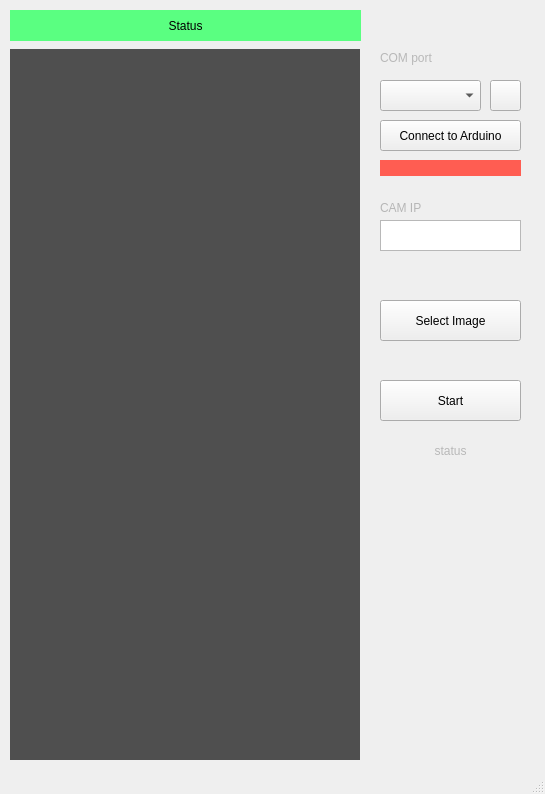
<?xml version="1.0" encoding="UTF-8"?>
<ui version="4.0">
 <class>MainWindow</class>
 <widget class="QMainWindow" name="MainWindow">
  <property name="geometry">
   <rect>
    <x>0</x>
    <y>0</y>
    <width>545</width>
    <height>794</height>
   </rect>
  </property>
  <property name="windowTitle">
   <string>MainWindow</string>
  </property>
  <property name="styleSheet">
   <string notr="true">QProgressBar:horizontal {
    border: 1px solid #3A3939;
    text-align: center;
    padding: 1px;
    background: #201F1F;
}
QProgressBar::chunk:horizontal {
    background-color: qlineargradient(spread:reflect, x1:1, y1:0.545, x2:1, y2:0, stop:0 rgba(28, 66, 111, 255), stop:1 rgba(37, 87, 146, 255));
}

QToolTip
{
    border: 1px solid #3A3939;
    background-color: rgb(90, 102, 117);;
    color: white;
    padding: 1px;
    opacity: 200;
}

QWidget
{
    color: silver;
    background-color: #302F2F;
    selection-background-color:#3d8ec9;
    selection-color: black;
    background-clip: border;
    border-image: none;
    outline: 0;
}

QWidget:item:hover
{
    background-color: #78879b;
    color: black;
}

QWidget:item:selected
{
    background-color: #3d8ec9;
}

QCheckBox
{
    spacing: 5px;
    outline: none;
    color: #bbb;
    margin-bottom: 2px;
}

QCheckBox:disabled
{
    color: #777777;
}
QCheckBox::indicator,
QGroupBox::indicator
{
    width: 18px;
    height: 18px;
}
QGroupBox::indicator
{
    margin-left: 2px;
}

QCheckBox::indicator:unchecked,
QCheckBox::indicator:unchecked:hover,
QGroupBox::indicator:unchecked,
QGroupBox::indicator:unchecked:hover
{
    image: url(:/dark_blue/img/checkbox_unchecked.png);
}

QCheckBox::indicator:unchecked:focus,
QCheckBox::indicator:unchecked:pressed,
QGroupBox::indicator:unchecked:focus,
QGroupBox::indicator:unchecked:pressed
{
  border: none;
    image: url(:/dark_blue/img/checkbox_unchecked_focus.png);
}

QCheckBox::indicator:checked,
QCheckBox::indicator:checked:hover,
QGroupBox::indicator:checked,
QGroupBox::indicator:checked:hover
{
    image: url(:/dark_blue/img/checkbox_checked.png);
}

QCheckBox::indicator:checked:focus,
QCheckBox::indicator:checked:pressed,
QGroupBox::indicator:checked:focus,
QGroupBox::indicator:checked:pressed
{
  border: none;
    image: url(:/dark_blue/img/checkbox_checked_focus.png);
}

QCheckBox::indicator:indeterminate,
QCheckBox::indicator:indeterminate:hover,
QCheckBox::indicator:indeterminate:pressed
QGroupBox::indicator:indeterminate,
QGroupBox::indicator:indeterminate:hover,
QGroupBox::indicator:indeterminate:pressed
{
    image: url(:/dark_blue/img/checkbox_indeterminate.png);
}

QCheckBox::indicator:indeterminate:focus,
QGroupBox::indicator:indeterminate:focus
{
    image: url(:/dark_blue/img/checkbox_indeterminate_focus.png);
}

QCheckBox::indicator:checked:disabled,
QGroupBox::indicator:checked:disabled
{
    image: url(:/dark_blue/img/checkbox_checked_disabled.png);
}

QCheckBox::indicator:unchecked:disabled,
QGroupBox::indicator:unchecked:disabled
{
    image: url(:/dark_blue/img/checkbox_unchecked_disabled.png);
}

QRadioButton
{
    spacing: 5px;
    outline: none;
    color: #bbb;
    margin-bottom: 2px;
}

QRadioButton:disabled
{
    color: #777777;
}
QRadioButton::indicator
{
    width: 21px;
    height: 21px;
}

QRadioButton::indicator:unchecked,
QRadioButton::indicator:unchecked:hover
{
    image: url(:/dark_blue/img/radio_unchecked.png);
}

QRadioButton::indicator:unchecked:focus,
QRadioButton::indicator:unchecked:pressed
{
  border: none;
  outline: none;
    image: url(:/dark_blue/img/radio_unchecked_focus.png);
}

QRadioButton::indicator:checked,
QRadioButton::indicator:checked:hover
{
  border: none;
  outline: none;
    image: url(:/dark_blue/img/radio_checked.png);
}

QRadioButton::indicator:checked:focus,
QRadioButton::indicato::menu-arrowr:checked:pressed
{
  border: none;
  outline: none;
    image: url(:/dark_blue/img/radio_checked_focus.png);
}

QRadioButton::indicator:indeterminate,
QRadioButton::indicator:indeterminate:hover,
QRadioButton::indicator:indeterminate:pressed
{
        image: url(:/dark_blue/img/radio_indeterminate.png);
}

QRadioButton::indicator:checked:disabled
{
  outline: none;
  image: url(:/dark_blue/img/radio_checked_disabled.png);
}

QRadioButton::indicator:unchecked:disabled
{
    image: url(:/dark_blue/img/radio_unchecked_disabled.png);
}


QMenuBar
{
    background-color: #302F2F;
    color: silver;
}

QMenuBar::item
{
    background: transparent;
}

QMenuBar::item:selected
{
    background: transparent;
    border: 1px solid #3A3939;
}

QMenuBar::item:pressed
{
    border: 1px solid #3A3939;
    background-color: #3d8ec9;
    color: black;
    margin-bottom:-1px;
    padding-bottom:1px;
}

QMenu
{
    border: 1px solid #3A3939;
    color: silver;
    margin: 1px;
}

QMenu::icon
{
    margin: 1px;
}

QMenu::item
{
    padding: 2px 2px 2px 25px;
    margin-left: 5px;
    border: 1px solid transparent; /* reserve space for selection border */
}

QMenu::item:selected
{
    color: black;
}

QMenu::separator {
    height: 2px;
    background: lightblue;
    margin-left: 10px;
    margin-right: 5px;
}

QMenu::indicator {
    width: 16px;
    height: 16px;
}

/* non-exclusive indicator = check box style indicator
   (see QActionGroup::setExclusive) */
QMenu::indicator:non-exclusive:unchecked {
    image: url(:/dark_blue/img/checkbox_unchecked.png);
}

QMenu::indicator:non-exclusive:unchecked:selected {
    image: url(:/dark_blue/img/checkbox_unchecked_disabled.png);
}

QMenu::indicator:non-exclusive:checked {
    image: url(:/dark_blue/img/checkbox_checked.png);
}

QMenu::indicator:non-exclusive:checked:selected {
    image: url(:/dark_blue/img/checkbox_checked_disabled.png);
}

/* exclusive indicator = radio button style indicator (see QActionGroup::setExclusive) */
QMenu::indicator:exclusive:unchecked {
    image: url(:/dark_blue/img/radio_unchecked.png);
}

QMenu::indicator:exclusive:unchecked:selected {
    image: url(:/dark_blue/img/radio_unchecked_disabled.png);
}

QMenu::indicator:exclusive:checked {
    image: url(:/dark_blue/img/radio_checked.png);
}

QMenu::indicator:exclusive:checked:selected {
    image: url(:/dark_blue/img/radio_checked_disabled.png);
}

QMenu::right-arrow {
    margin: 5px;
    image: url(:/dark_blue/img/right_arrow.png)
}


QWidget:disabled
{
    color: #808080;
    background-color: #302F2F;
}

QAbstractItemView
{
    alternate-background-color: #3A3939;
    color: silver;
    border: 1px solid 3A3939;
    border-radius: 2px;
    padding: 1px;
}

QWidget:focus, QMenuBar:focus
{
    border: 1px solid #78879b;
}

QTabWidget:focus, QCheckBox:focus, QRadioButton:focus, QSlider:focus
{
    border: none;
}

QLineEdit
{
    background-color: #201F1F;
    padding: 2px;
    border-style: solid;
    border: 1px solid #3A3939;
    border-radius: 2px;
    color: silver;
}

QGroupBox {
    border:1px solid #3A3939;
    border-radius: 2px;
    margin-top: 20px;
    background-color: #302F2F;
    color: silver;
}

QGroupBox::title {
    subcontrol-origin: margin;
    subcontrol-position: top center;
    padding-left: 10px;
    padding-right: 10px;
    padding-top: 10px;
}

QAbstractScrollArea
{
    border-radius: 2px;
    border: 1px solid #3A3939;
    background-color: transparent;
}

QScrollBar:horizontal
{
    height: 15px;
    margin: 3px 15px 3px 15px;
    border: 1px transparent #2A2929;
    border-radius: 4px;
    background-color: #2A2929;
}

QScrollBar::handle:horizontal
{
    background-color: #605F5F;
    min-width: 5px;
    border-radius: 4px;
}

QScrollBar::add-line:horizontal
{
    margin: 0px 3px 0px 3px;
    border-image: url(:/dark_blue/img/right_arrow_disabled.png);
    width: 10px;
    height: 10px;
    subcontrol-position: right;
    subcontrol-origin: margin;
}

QScrollBar::sub-line:horizontal
{
    margin: 0px 3px 0px 3px;
    border-image: url(:/dark_blue/img/left_arrow_disabled.png);
    height: 10px;
    width: 10px;
    subcontrol-position: left;
    subcontrol-origin: margin;
}

QScrollBar::add-line:horizontal:hover,QScrollBar::add-line:horizontal:on
{
    border-image: url(:/dark_blue/img/right_arrow.png);
    height: 10px;
    width: 10px;
    subcontrol-position: right;
    subcontrol-origin: margin;
}


QScrollBar::sub-line:horizontal:hover, QScrollBar::sub-line:horizontal:on
{
    border-image: url(:/dark_blue/img/left_arrow.png);
    height: 10px;
    width: 10px;
    subcontrol-position: left;
    subcontrol-origin: margin;
}

QScrollBar::up-arrow:horizontal, QScrollBar::down-arrow:horizontal
{
    background: none;
}


QScrollBar::add-page:horizontal, QScrollBar::sub-page:horizontal
{
    background: none;
}

QScrollBar:vertical
{
    background-color: #2A2929;
    width: 15px;
    margin: 15px 3px 15px 3px;
    border: 1px transparent #2A2929;
    border-radius: 4px;
}

QScrollBar::handle:vertical
{
    background-color: #605F5F;
    min-height: 5px;
    border-radius: 4px;
}

QScrollBar::sub-line:vertical
{
    margin: 3px 0px 3px 0px;
    border-image: url(:/dark_blue/img/up_arrow_disabled.png);
    height: 10px;
    width: 10px;
    subcontrol-position: top;
    subcontrol-origin: margin;
}

QScrollBar::add-line:vertical
{
    margin: 3px 0px 3px 0px;
    border-image: url(:/dark_blue/img/down_arrow_disabled.png);
    height: 10px;
    width: 10px;
    subcontrol-position: bottom;
    subcontrol-origin: margin;
}

QScrollBar::sub-line:vertical:hover,QScrollBar::sub-line:vertical:on
{

    border-image: url(:/dark_blue/img/up_arrow.png);
    height: 10px;
    width: 10px;
    subcontrol-position: top;
    subcontrol-origin: margin;
}


QScrollBar::add-line:vertical:hover, QScrollBar::add-line:vertical:on
{
    border-image: url(:/dark_blue/img/down_arrow.png);
    height: 10px;
    width: 10px;
    subcontrol-position: bottom;
    subcontrol-origin: margin;
}

QScrollBar::up-arrow:vertical, QScrollBar::down-arrow:vertical
{
    background: none;
}


QScrollBar::add-page:vertical, QScrollBar::sub-page:vertical
{
    background: none;
}

QTextEdit
{
    background-color: #201F1F;
    color: silver;
    border: 1px solid #3A3939;
}

QPlainTextEdit
{
    background-color: #201F1F;;
    color: silver;
    border-radius: 2px;
    border: 1px solid #3A3939;
}

QHeaderView::section
{
    background-color: #3A3939;
    color: silver;
    padding-left: 4px;
    border: 1px solid #6c6c6c;
}

QSizeGrip {
    image: url(:/dark_blue/img/sizegrip.png);
    width: 12px;
    height: 12px;
}

QMainWindow
{
    background-color: #302F2F;

}

QMainWindow::separator
{
    background-color: #302F2F;
    color: white;
    padding-left: 4px;
    spacing: 2px;
    border: 1px dashed #3A3939;
}

QMainWindow::separator:hover
{

    background-color: #787876;
    color: white;
    padding-left: 4px;
    border: 1px solid #3A3939;
    spacing: 2px;
}


QMenu::separator
{
    height: 1px;
    background-color: #3A3939;
    color: white;
    padding-left: 4px;
    margin-left: 10px;
    margin-right: 5px;
}


QFrame
{
    border-radius: 2px;
    border: 1px solid #444;
}

QFrame[frameShape=&quot;0&quot;]
{
    border-radius: 2px;
    border: 1px transparent #444;
}

QStackedWidget
{
    background-color: #302F2F;
    border: 1px transparent black;
}

QToolBar {
    border: 1px transparent #393838;
    background: 1px solid #302F2F;
    font-weight: bold;
}

QToolBar::handle:horizontal {
    image: url(:/dark_blue/img/Hmovetoolbar.png);
}
QToolBar::handle:vertical {
    image: url(:/dark_blue/img/Vmovetoolbar.png);
}
QToolBar::separator:horizontal {
    image: url(:/dark_blue/img/Hsepartoolbar.png);
}
QToolBar::separator:vertical {
    image: url(:/dark_blue/img/Vsepartoolbars.png);
}

QPushButton
{
    color: silver;
    background-color: #302F2F;
    border-width: 2px;
    border-color: #4A4949;
    border-style: solid;
    padding-top: 2px;
    padding-bottom: 2px;
    padding-left: 10px;
    padding-right: 10px;
    border-radius: 4px;
    /* outline: none; */
    /* min-width: 40px; */
}

QPushButton:disabled
{
    background-color: #302F2F;
    border-width: 2px;
    border-color: #3A3939;
    border-style: solid;
    padding-top: 2px;
    padding-bottom: 2px;
    padding-left: 10px;
    padding-right: 10px;
    /*border-radius: 2px;*/
    color: #808080;
}

QPushButton:focus {
    background-color: #3d8ec9;
    color: white;
}

QComboBox
{
    selection-background-color: #3d8ec9;
    background-color: #201F1F;
    border-style: solid;
    border: 1px solid #3A3939;
    border-radius: 2px;
    padding: 2px;
    min-width: 75px;
}

QPushButton:checked{
    background-color: #4A4949;
    border-color: #6A6969;
}

QPushButton:hover {
    border: 2px solid #78879b;
    color: silver;
}

QComboBox:hover, QAbstractSpinBox:hover,QLineEdit:hover,QTextEdit:hover,QPlainTextEdit:hover,QAbstractView:hover,QTreeView:hover
{
    border: 1px solid #78879b;
    color: silver;
}

QComboBox:on
{
    background-color: #626873;
    padding-top: 3px;
    padding-left: 4px;
    selection-background-color: #4a4a4a;
}

QComboBox QAbstractItemView
{
    background-color: #201F1F;
    border-radius: 2px;
    border: 1px solid #444;
    selection-background-color: #3d8ec9;
    color: silver;
}

QComboBox::drop-down
{
    subcontrol-origin: padding;
    subcontrol-position: top right;
    width: 15px;

    border-left-width: 0px;
    border-left-color: darkgray;
    border-left-style: solid;
    border-top-right-radius: 3px;
    border-bottom-right-radius: 3px;
}

QComboBox::down-arrow
{
    image: url(:/dark_blue/img/down_arrow_disabled.png);
}

QComboBox::down-arrow:on, QComboBox::down-arrow:hover,
QComboBox::down-arrow:focus
{
    image: url(:/dark_blue/img/down_arrow.png);
}

QPushButton:pressed
{
    background-color: #484846;
}

QAbstractSpinBox {
    padding-top: 2px;
    padding-bottom: 2px;
    border: 1px solid #3A3939;
    background-color: #201F1F;
    color: silver;
    border-radius: 2px;
    min-width: 75px;
}

QAbstractSpinBox:up-button
{
    background-color: transparent;
    subcontrol-origin: border;
    subcontrol-position: top right;
}

QAbstractSpinBox:down-button
{
    background-color: transparent;
    subcontrol-origin: border;
    subcontrol-position: bottom right;
}

QAbstractSpinBox::up-arrow,QAbstractSpinBox::up-arrow:disabled,QAbstractSpinBox::up-arrow:off {
    image: url(:/dark_blue/img/up_arrow_disabled.png);
    width: 10px;
    height: 10px;
}
QAbstractSpinBox::up-arrow:hover
{
    image: url(:/dark_blue/img/up_arrow.png);
}


QAbstractSpinBox::down-arrow,QAbstractSpinBox::down-arrow:disabled,QAbstractSpinBox::down-arrow:off
{
    image: url(:/dark_blue/img/down_arrow_disabled.png);
    width: 10px;
    height: 10px;
}
QAbstractSpinBox::down-arrow:hover
{
    image: url(:/dark_blue/img/down_arrow.png);
}


QLabel
{
    border: 0px solid black;
	color: black
}

QTabWidget{
    border: 1px transparent black;
}

QTabWidget::pane {
    border: 1px solid #444;
    border-radius: 3px;
    padding: 3px;
}

QTabBar
{
    qproperty-drawBase: 0;
    left: 5px; /* move to the right by 5px */
}

QTabBar:focus
{
    border: 0px transparent black;
}

QTabBar::close-button  {
    image: url(:/dark_blue/img/close.png);
    background: transparent;
}

QTabBar::close-button:hover
{
    image: url(:/dark_blue/img/close-hover.png);
    background: transparent;
}

QTabBar::close-button:pressed {
    image: url(:/dark_blue/img/close-pressed.png);
    background: transparent;
}

/* TOP TABS */
QTabBar::tab:top {
    color: #b1b1b1;
    border: 1px solid #4A4949;
    border-bottom: 1px transparent black;
    background-color: #302F2F;
    padding: 5px;
    border-top-left-radius: 2px;
    border-top-right-radius: 2px;
}

QTabBar::tab:top:!selected
{
    color: #b1b1b1;
    background-color: #201F1F;
    border: 1px transparent #4A4949;
    border-bottom: 1px transparent #4A4949;
    border-top-left-radius: 0px;
    border-top-right-radius: 0px;
}

QTabBar::tab:top:!selected:hover {
    background-color: #48576b;
}

/* BOTTOM TABS */
QTabBar::tab:bottom {
    color: #b1b1b1;
    border: 1px solid #4A4949;
    border-top: 1px transparent black;
    background-color: #302F2F;
    padding: 5px;
    border-bottom-left-radius: 2px;
    border-bottom-right-radius: 2px;
}

QTabBar::tab:bottom:!selected
{
    color: #b1b1b1;
    background-color: #201F1F;
    border: 1px transparent #4A4949;
    border-top: 1px transparent #4A4949;
    border-bottom-left-radius: 0px;
    border-bottom-right-radius: 0px;
}

QTabBar::tab:bottom:!selected:hover {
    background-color: #78879b;
}

/* LEFT TABS */
QTabBar::tab:left {
    color: #b1b1b1;
    border: 1px solid #4A4949;
    border-left: 1px transparent black;
    background-color: #302F2F;
    padding: 5px;
    border-top-right-radius: 2px;
    border-bottom-right-radius: 2px;
}

QTabBar::tab:left:!selected
{
    color: #b1b1b1;
    background-color: #201F1F;
    border: 1px transparent #4A4949;
    border-right: 1px transparent #4A4949;
    border-top-right-radius: 0px;
    border-bottom-right-radius: 0px;
}

QTabBar::tab:left:!selected:hover {
    background-color: #48576b;
}


/* RIGHT TABS */
QTabBar::tab:right {
    color: #b1b1b1;
    border: 1px solid #4A4949;
    border-right: 1px transparent black;
    background-color: #302F2F;
    padding: 5px;
    border-top-left-radius: 2px;
    border-bottom-left-radius: 2px;
}

QTabBar::tab:right:!selected
{
    color: #b1b1b1;
    background-color: #201F1F;
    border: 1px transparent #4A4949;
    border-right: 1px transparent #4A4949;
    border-top-left-radius: 0px;
    border-bottom-left-radius: 0px;
}

QTabBar::tab:right:!selected:hover {
    background-color: #48576b;
}

QTabBar QToolButton::right-arrow:enabled {
     image: url(:/dark_blue/img/right_arrow.png);
 }

 QTabBar QToolButton::left-arrow:enabled {
     image: url(:/dark_blue/img/left_arrow.png);
 }

QTabBar QToolButton::right-arrow:disabled {
     image: url(:/dark_blue/img/right_arrow_disabled.png);
 }

 QTabBar QToolButton::left-arrow:disabled {
     image: url(:/dark_blue/img/left_arrow_disabled.png);
 }


QDockWidget {
    border: 1px solid #403F3F;
    titlebar-close-icon: url(:/dark_blue/img/close.png);
    titlebar-normal-icon: url(:/dark_blue/img/undock.png);
}

QDockWidget::close-button, QDockWidget::float-button {
    border: 1px solid transparent;
    border-radius: 2px;
    background: transparent;
}

QDockWidget::close-button:hover, QDockWidget::float-button:hover {
    background: rgba(255, 255, 255, 10);
}

QDockWidget::close-button:pressed, QDockWidget::float-button:pressed {
    padding: 1px -1px -1px 1px;
    background: rgba(255, 255, 255, 10);
}

QTreeView, QListView, QTextBrowser, AtLineEdit, AtLineEdit::hover {
    border: 1px solid #444;
    background-color: silver;
    border-radius: 3px;
    margin-left: 3px;
    color: black;
}

QTreeView:branch:selected, QTreeView:branch:hover {
    background: url(:/dark_blue/img/transparent.png);
}

QTreeView::branch:has-siblings:!adjoins-item {
    border-image: url(:/dark_blue/img/transparent.png);
}

QTreeView::branch:has-siblings:adjoins-item {
    border-image: url(:/dark_blue/img/transparent.png);
}

QTreeView::branch:!has-children:!has-siblings:adjoins-item {
    border-image: url(:/dark_blue/img/transparent.png);
}

QTreeView::branch:has-children:!has-siblings:closed,
QTreeView::branch:closed:has-children:has-siblings {
    image: url(:/dark_blue/img/branch_closed.png);
}

QTreeView::branch:open:has-children:!has-siblings,
QTreeView::branch:open:has-children:has-siblings  {
    image: url(:/dark_blue/img/branch_open.png);
}

QTreeView::branch:has-children:!has-siblings:closed:hover,
QTreeView::branch:closed:has-children:has-siblings:hover {
    image: url(:/dark_blue/img/branch_closed-on.png);
    }

QTreeView::branch:open:has-children:!has-siblings:hover,
QTreeView::branch:open:has-children:has-siblings:hover  {
    image: url(:/dark_blue/img/branch_open-on.png);
    }

QListView::item:!selected:hover, QListView::item:!selected:hover, QTreeView::item:!selected:hover  {
    background: rgba(0, 0, 0, 0);
    outline: 0;
    color: #FFFFFF
}

QListView::item:selected:hover, QListView::item:selected:hover, QTreeView::item:selected:hover  {
    background: #3d8ec9;
    color: #FFFFFF;
}

QSlider::groove:horizontal {
    border: 1px solid #3A3939;
    height: 8px;
    background: #201F1F;
    margin: 2px 0;
    border-radius: 2px;
}

QSlider::handle:horizontal {
    background: QLinearGradient( x1: 0, y1: 0, x2: 0, y2: 1,
      stop: 0.0 silver, stop: 0.2 #a8a8a8, stop: 1 #727272);
    border: 1px solid #3A3939;
    width: 14px;
    height: 14px;
    margin: -4px 0;
    border-radius: 2px;
}

QSlider::groove:vertical {
    border: 1px solid #3A3939;
    width: 8px;
    background: #201F1F;
    margin: 0 0px;
    border-radius: 2px;
}

QSlider::handle:vertical {
    background: QLinearGradient( x1: 0, y1: 0, x2: 0, y2: 1, stop: 0.0 silver,
    stop: 0.2 #a8a8a8, stop: 1 #727272);
    border: 1px solid #3A3939;
    width: 14px;
    height: 14px;
    margin: 0 -4px;
    border-radius: 2px;
}

QToolButton {
    /*  background-color: transparent; */
    border: 2px transparent #4A4949;
    border-radius: 4px;
    background-color: dimgray;
    margin: 2px;
    padding: 2px;
}

QToolButton[popupMode=&quot;1&quot;] { /* only for MenuButtonPopup */
 padding-right: 20px; /* make way for the popup button */
 border: 2px transparent #4A4949;
 border-radius: 4px;
}

QToolButton[popupMode=&quot;2&quot;] { /* only for InstantPopup */
 padding-right: 10px; /* make way for the popup button */
 border: 2px transparent #4A4949;
}


QToolButton:hover, QToolButton::menu-button:hover {
    border: 2px solid #78879b;
}

QToolButton:checked, QToolButton:pressed,
    QToolButton::menu-button:pressed {
    background-color: #4A4949;
    border: 2px solid #78879b;
}

/* the subcontrol below is used only in the InstantPopup or DelayedPopup mode */
QToolButton::menu-indicator {
    image: url(:/dark_blue/img/down_arrow.png);
    top: -7px; left: -2px; /* shift it a bit */
}

/* the subcontrols below are used only in the MenuButtonPopup mode */
QToolButton::menu-button {
    border: 1px transparent #4A4949;
    border-top-right-radius: 6px;
    border-bottom-right-radius: 6px;
    /* 16px width + 4px for border = 20px allocated above */
    width: 16px;
    outline: none;
}

QToolButton::menu-arrow {
    image: url(:/dark_blue/img/down_arrow.png);
}

QToolButton::menu-arrow:open {
    top: 1px; left: 1px; /* shift it a bit */
    border: 1px solid #3A3939;
}

QPushButton::menu-indicator  {
    subcontrol-origin: padding;
    subcontrol-position: bottom right;
    left: 4px;
}

QTableView
{
    border: 1px solid #444;
    gridline-color: #6c6c6c;
    background-color: #201F1F;
}


QTableView, QHeaderView
{
    border-radius: 0px;
}

QTableView::item:pressed, QListView::item:pressed, QTreeView::item:pressed  {
    background: #78879b;
    color: #FFFFFF;
}

QTableView::item:selected:active, QTreeView::item:selected:active, QListView::item:selected:active  {
    background: #3d8ec9;
    color: #FFFFFF;
}


QHeaderView
{
    border: 1px transparent;
    border-radius: 2px;
    margin: 0px;
    padding: 0px;
}

QHeaderView::section  {
    background-color: #3A3939;
    color: silver;
    padding: 4px;
    border: 1px solid #6c6c6c;
    border-radius: 0px;
    text-align: center;
}

QHeaderView::section::vertical::first, QHeaderView::section::vertical::only-one
{
    border-top: 1px solid #6c6c6c;
}

QHeaderView::section::vertical
{
    border-top: transparent;
}

QHeaderView::section::horizontal::first, QHeaderView::section::horizontal::only-one
{
    border-left: 1px solid #6c6c6c;
}

QHeaderView::section::horizontal
{
    border-left: transparent;
}


QHeaderView::section:checked
 {
    color: white;
    background-color: #5A5959;
 }

 /* style the sort indicator */
QHeaderView::down-arrow {
    image: url(:/dark_blue/img/down_arrow.png);
}

QHeaderView::up-arrow {
    image: url(:/dark_blue/img/up_arrow.png);
}


QTableCornerButton::section {
    background-color: #3A3939;
    border: 1px solid #3A3939;
    border-radius: 2px;
}

QToolBox  {
    padding: 3px;
    border: 1px transparent black;
}

QToolBox::tab {
    color: #b1b1b1;
    background-color: #302F2F;
    border: 1px solid #4A4949;
    border-bottom: 1px transparent #302F2F;
    border-top-left-radius: 5px;
    border-top-right-radius: 5px;
}

 QToolBox::tab:selected { /* italicize selected tabs */
    font: italic;
    background-color: #302F2F;
    border-color: #3d8ec9;
 }

QStatusBar::item {
    border: 1px solid #3A3939;
    border-radius: 2px;
 }


QFrame[height=&quot;3&quot;], QFrame[width=&quot;3&quot;] {
    background-color: #AAA;
}


QSplitter::handle {
    border: 1px dashed #3A3939;
}

QSplitter::handle:hover {
    background-color: #787876;
    border: 1px solid #3A3939;
}

QSplitter::handle:horizontal {
    width: 1px;
}

QSplitter::handle:vertical {
    height: 1px;
}

QListWidget {
    background-color: silver;
    border-radius: 5px;
    margin-left: 5px;
}

QListWidget::item {
    color: black;
}

QMessageBox {
    messagebox-critical-icon	: url(:/dark_blue/img/critical.png);
    messagebox-information-icon	: url(:/dark_blue/img/information.png);
    messagebox-question-icon	: url(:/dark_blue/img/question.png);
    messagebox-warning-icon:    : url(:/dark_blue/img/warning.png);
}

ColorButton::enabled {
    border-radius: 0px;
    border: 1px solid #444444;
}

ColorButton::disabled {
    border-radius: 0px;
    border: 1px solid #AAAAAA;
}</string>
  </property>
  <widget class="QWidget" name="centralwidget">
   <widget class="QLabel" name="image_space">
    <property name="geometry">
     <rect>
      <x>10</x>
      <y>49</y>
      <width>350</width>
      <height>711</height>
     </rect>
    </property>
    <property name="styleSheet">
     <string notr="true">background-color: rgb(79, 79, 79);</string>
    </property>
    <property name="text">
     <string/>
    </property>
    <property name="alignment">
     <set>Qt::AlignCenter</set>
    </property>
   </widget>
   <widget class="QComboBox" name="device_combo">
    <property name="geometry">
     <rect>
      <x>380</x>
      <y>80</y>
      <width>101</width>
      <height>31</height>
     </rect>
    </property>
   </widget>
   <widget class="QLabel" name="label">
    <property name="geometry">
     <rect>
      <x>380</x>
      <y>50</y>
      <width>81</width>
      <height>16</height>
     </rect>
    </property>
    <property name="styleSheet">
     <string notr="true">color: rgb(184, 184, 184);</string>
    </property>
    <property name="text">
     <string>COM port</string>
    </property>
   </widget>
   <widget class="QTextEdit" name="te_ip">
    <property name="geometry">
     <rect>
      <x>380</x>
      <y>220</y>
      <width>141</width>
      <height>31</height>
     </rect>
    </property>
   </widget>
   <widget class="QLabel" name="label_2">
    <property name="geometry">
     <rect>
      <x>380</x>
      <y>200</y>
      <width>55</width>
      <height>16</height>
     </rect>
    </property>
    <property name="styleSheet">
     <string notr="true">color: rgb(182, 182, 182);</string>
    </property>
    <property name="text">
     <string>CAM IP</string>
    </property>
   </widget>
   <widget class="QPushButton" name="btn_refresh">
    <property name="geometry">
     <rect>
      <x>490</x>
      <y>80</y>
      <width>31</width>
      <height>31</height>
     </rect>
    </property>
    <property name="text">
     <string/>
    </property>
    <property name="iconSize">
     <size>
      <width>25</width>
      <height>25</height>
     </size>
    </property>
    <property name="flat">
     <bool>false</bool>
    </property>
   </widget>
   <widget class="QPushButton" name="btn_connect2Ard">
    <property name="geometry">
     <rect>
      <x>380</x>
      <y>120</y>
      <width>141</width>
      <height>31</height>
     </rect>
    </property>
    <property name="text">
     <string>Connect to Arduino</string>
    </property>
   </widget>
   <widget class="QPushButton" name="btn_start">
    <property name="geometry">
     <rect>
      <x>380</x>
      <y>380</y>
      <width>141</width>
      <height>41</height>
     </rect>
    </property>
    <property name="text">
     <string>Start</string>
    </property>
   </widget>
   <widget class="QLabel" name="lbl_status">
    <property name="geometry">
     <rect>
      <x>10</x>
      <y>10</y>
      <width>351</width>
      <height>31</height>
     </rect>
    </property>
    <property name="styleSheet">
     <string notr="true">background-color: rgb(90, 255, 129);
</string>
    </property>
    <property name="text">
     <string>Status</string>
    </property>
    <property name="alignment">
     <set>Qt::AlignCenter</set>
    </property>
   </widget>
   <widget class="QPushButton" name="btn_select_img">
    <property name="geometry">
     <rect>
      <x>380</x>
      <y>300</y>
      <width>141</width>
      <height>41</height>
     </rect>
    </property>
    <property name="text">
     <string>Select Image</string>
    </property>
   </widget>
   <widget class="QLabel" name="lbl_start_status">
    <property name="geometry">
     <rect>
      <x>380</x>
      <y>440</y>
      <width>141</width>
      <height>21</height>
     </rect>
    </property>
    <property name="styleSheet">
     <string notr="true">color: rgb(184, 184, 184);</string>
    </property>
    <property name="text">
     <string>status</string>
    </property>
    <property name="alignment">
     <set>Qt::AlignCenter</set>
    </property>
   </widget>
   <widget class="QLabel" name="lbl_ard_status">
    <property name="geometry">
     <rect>
      <x>380</x>
      <y>160</y>
      <width>141</width>
      <height>16</height>
     </rect>
    </property>
    <property name="styleSheet">
     <string notr="true">background-color: rgb(255, 93, 82);</string>
    </property>
    <property name="text">
     <string/>
    </property>
   </widget>
  </widget>
  <widget class="QStatusBar" name="statusbar"/>
 </widget>
 <resources/>
 <connections/>
</ui>
